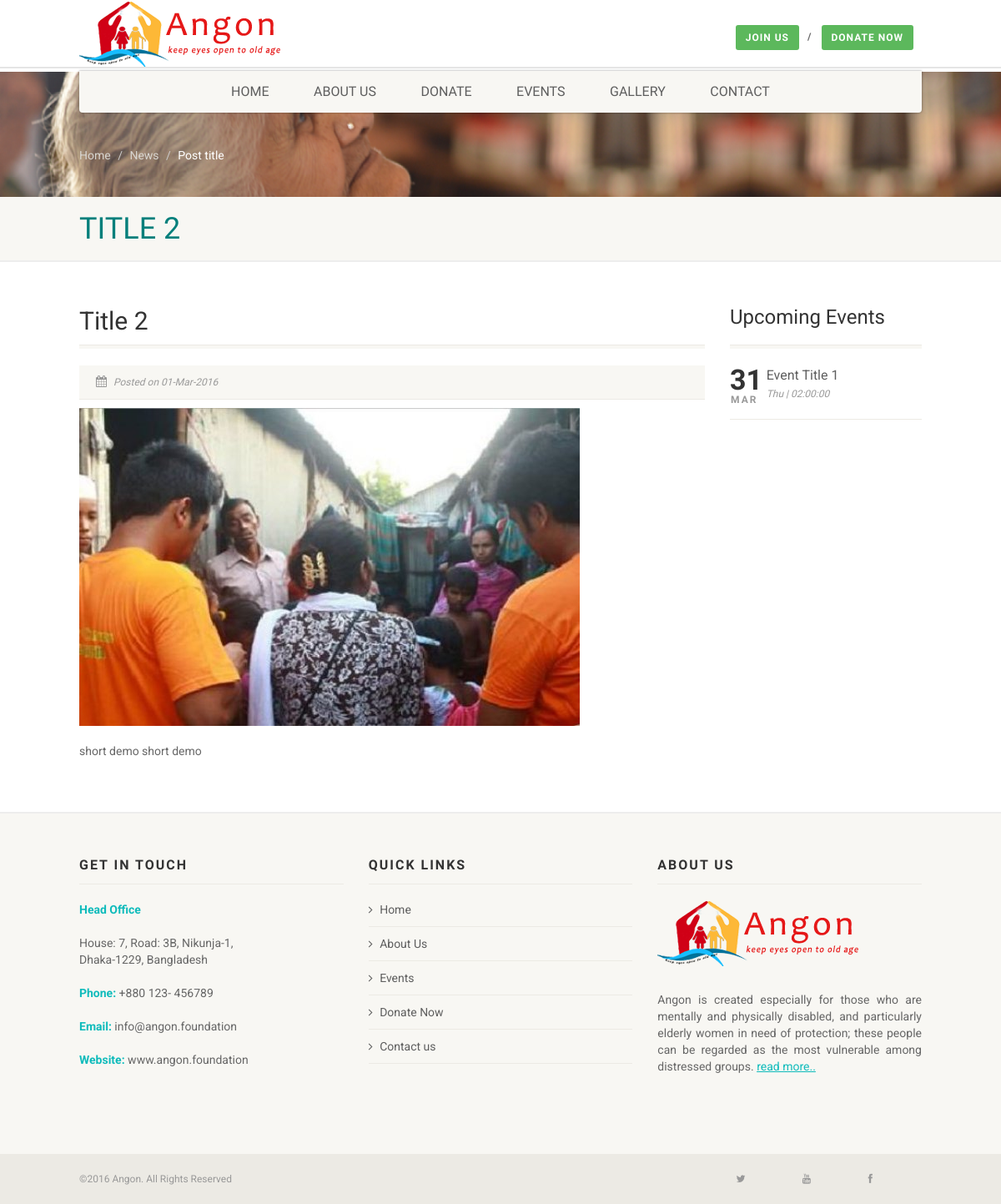
/latest_news_details.php?id=2, run on the app's committed database.
### tables this page shows
CREATE TABLE IF NOT EXISTS `news` (
  `news_id` int(11) NOT NULL,
  `news_title` varchar(255) NOT NULL,
  `news_short_details` varchar(255) NOT NULL,
  `news_details` text NOT NULL,
  `news_image` varchar(255) NOT NULL,
  `news_date` date NOT NULL,
  `news_status` enum('Active','Inactive','Archive') NOT NULL,
  `news_created_by` int(11) NOT NULL,
  `news_created_on` datetime NOT NULL,
  `news_updated_by` int(11) NOT NULL,
  `news_updated_on` timestamp NOT NULL DEFAULT CURRENT_TIMESTAMP ON UPDATE CURRENT_TIMESTAMP
);

CREATE TABLE IF NOT EXISTS `angon_event` (
  `angon_event_id` int(11) NOT NULL,
  `angon_event_title` varchar(255) NOT NULL,
  `angon_event_image` varchar(255) NOT NULL,
  `angon_event_short_details` text NOT NULL,
  `angon_event_details` text NOT NULL,
  `angon_event_date` date NOT NULL,
  `angon_event_time` time NOT NULL,
  `angon_event_venue` text NOT NULL,
  `angon_event_is_upcoming` enum('Yes','No') NOT NULL,
  `angon_event_status` enum('Active','Inactive') NOT NULL,
  `angon_event_created_by` int(11) NOT NULL,
  `angon_event_created_on` datetime NOT NULL,
  `angon_event_updated_by` int(11) NOT NULL,
  `angon_event_updated_on` timestamp NOT NULL DEFAULT CURRENT_TIMESTAMP ON UPDATE CURRENT_TIMESTAMP
);

### config/config.php (called while the page is built, shortened)
<?php
$config = array();
$config['BASE_DIR'] = dirname(dirname(__FILE__));
include ($config['BASE_DIR'] . '/config/local_config.php');
?>

### config/local_config.php (called while the page is built, shortened)
<?php
$host = $_SERVER['HTTP_HOST'];
$domain = str_replace('www.', '', str_replace('http://', '', $host));
if ($domain == 'angon.com') {
    $config['SITE_NAME'] = 'angon';
    $config['BASE_URL'] = 'http://angon.com';
    $config['ROOT_DIR'] = '/home/angon/public_html/';
    $config['ADMIN_SITE_NAME'] = 'KKRDF | ADMIN PANEL';
    $config['DB_TYPE'] = 'mysql';
    $config['DB_HOST'] = 'localhost';
    $config['DB_NAME'] = 'db_name';
    $config['DB_USER'] = 'db_user';
    $config['DB_PASSWORD'] = 'db_pass';
} else {
    $config['SITE_NAME'] = 'angon';
    $config['ADMIN_SITE_NAME'] = 'ANGON | ADMIN PANEL';
    $config['BASE_URL'] = 'http://localhost/angon/';
    $config['ROOT_DIR'] = '/angon/';
    $config['DB_TYPE'] = 'mysql';
    $config['DB_HOST'] = 'localhost';
    $config['DB_NAME'] = 'angon_db';
    $config['DB_USER'] = 'root';
    $config['DB_PASSWORD'] = '';
}
$config['MASTER_ADMIN_EMAIL'] = "khairul@eyhost.biz";
$config['PASSWORD_KEY'] = "#kkrdf#";
$config['ADMIN_PASSWORD_LENGTH_MAX'] = 15;
$config['ADMIN_PASSWORD_LENGTH_MIN'] = 5;
$config['ADMIN_COOKIE_EXPIRE_DURATION'] = (60 * 60 * 24 * 30);
$config['IMAGE_UPLOAD_PATH'] = $config['BASE_DIR'] . '/upload';
$config['IMAGE_UPLOAD_URL'] = $config['BASE_URL'] . 'upload';

### latest_news_details.php (the view, shortened to what this page needs)
<?php
include './config/config.php';
$news_id = '';
$news_title = '';
$news_details = '';
$news_image = '';
$news_date = '';
if (isset($_GET['id'])) {
    $news_id = $_GET['id'];
}
$sql = "SELECT * FROM news WHERE news_id=$news_id";
$result = mysqli_query($con, $sql);
if ($result) {
    $obj = mysqli_fetch_object($result);
    $news_title = $obj->news_title;
    $news_details = $obj->news_details;
    $news_date = $obj->news_date;
    $news_image = $obj->news_image;
}
$arrayME = array();
$sqlME = "SELECT * FROM angon_event WHERE angon_event_status='Active' LIMIT 5";
$resultME = mysqli_query($con, $sqlME);
if ($resultME) {
    while ($objME = mysqli_fetch_object($resultME)) {
        $arrayME[] = $objME;
    }
} else {
}
?>
<!DOCTYPE HTML>
<html class="no-js">
    <head>
        <?php include './header_script.php'; ?>
    </head>
    <body>
        <div class="body">
            <header class="site-header">
                <div class="topbar">
                    <div class="container">
                        <div class="row">
                            <?php include './header.php'; ?>
                        </div>
                    </div>
                </div>
                <div class="main-menu-wrapper">
                    <div class="container">
                        <div class="row">
                            <?php include './menu.php'; ?>
                        </div>
                    </div>
                </div>
            </header>
            <div class="nav-backed-header parallax" style="background-image:url(images/timthumb.png);">
                <div class="container">
                    <div class="row">
                        <div class="col-md-12">
                            <ol class="breadcrumb">
                                <li><a href="index.php">Home</a></li>
                                <li><a href="#">News</a></li>
                                <li class="active">Post title</li>
                            </ol>
                        </div>
                    </div>
                </div>
            </div>
            <div class="page-header">
                <div class="container">
                    <div class="row">
                        <div class="col-md-12 col-sm-12">
                            <h1><?php echo $news_title; ?></h1>
                        </div>
                    </div>
                </div>
            </div>
            <div class="main" role="main">
                <div id="content" class="content full">
                    <div class="container">
                        <div class="row">
                            <div class="col-md-9">
                                <header class="single-post-header clearfix">
                                    <h2 class="post-title"><?php echo $news_title; ?></h2>
                                </header>
                                <article class="post-content">
                                    <span class="post-meta meta-data"><span>
                                            <i class="fa fa-calendar"></i> Posted on <?php echo date('d-M-Y', strtotime($news_date)); ?></span>
                                    </span>
                                    <div class="featured-image"> <img src="<?php echo $config['IMAGE_UPLOAD_URL'] . '/news_image/' . $news_image; ?>" alt="<?php echo $news_title; ?>"> </div>
                                    <p><?php echo html_entity_decode($news_details); ?></p>
                                </article>
                            </div>
                            <div class="col-md-3 sidebar">
                                <?php if (count($arrayME) > 0): ?>
                                    <div class="widget sidebar-widget">
                                        <div class="sidebar-widget-title">
                                            <h3>Upcoming Events</h3>
                                        </div>
                                        <ul>
                                            <?php foreach ($arrayME AS $ME): ?>
                                                <li class="item event-item clearfix">
                                                    <div class="event-date"> <span class="date"><?php echo date('d', strtotime($ME->angon_event_date)); ?></span> <span class="month"><?php echo date('M', strtotime($ME->angon_event_date)); ?></span> </div>
                                                    <div class="event-detail">
                                                        <h4><a href="event-details.php?id=<?php echo $ME->angon_event_id; ?>"><?php echo $ME->angon_event_title; ?></a></h4>
                                                        <span class="event-dayntime meta-data"><?php echo date('D', strtotime($ME->angon_event_date)); ?> | <?php echo $ME->angon_event_time; ?></span>
                                                    </div>
                                                </li>
                                            <?php endforeach; ?>
                                        </ul>
                                    </div>
                                <?php endif; ?>
                            </div>
                        </div>
                    </div>
                </div>
            </div>
            <?php include './footer.php'; ?>
        </div>
    </body>
</html>

### colors/color1.css (style rules this page uses)
.text-primary, .btn-primary .badge, .btn-link,a.list-group-item.active > .badge,.nav-pills > .active > a > .badge, p.drop-caps:first-child:first-letter, .accent-color, .events-listing .event-detail h4 a, .featured-sermon h4 a, .page-header h1, .post-more, ul.nav-list-primary > li a:hover, .widget_recent_comments a { color:#007F7B; }
p.drop-caps.secondary:first-child:first-letter, .accent-bg, .fa.accent-color, .btn-primary, .btn-primary.disabled, .btn-primary[disabled], fieldset[disabled] .btn-primary, .btn-primary.disabled:hover, .btn-primary[disabled]:hover, fieldset[disabled] .btn-primary:hover, .btn-primary.disabled:focus, .btn-primary[disabled]:focus, fieldset[disabled] .btn-primary:focus, .btn-primary.disabled:active, .btn-primary[disabled]:active, fieldset[disabled] .btn-primary:active, .btn-primary.disabled.active, .btn-primary[disabled].active, fieldset[disabled] .btn-primary.active, .dropdown-menu > .active > a, .dropdown-menu > .active > a:hover, .dropdown-menu > .active > a:focus, .nav-pills > li.active > a, .nav-pills > li.active > a:hover, .nav-pills > li.active > a:focus, .pagination > .active > a, .pagination > .active > span, .pagination > .active > a:hover, .pagination > .active > span:hover, .pagination > .active > a:focus, .pagination > .active > span:focus, .label-primary, .progress-bar, a.list-group-item.active, a.list-group-item.active:hover, a.list-group-item.active:focus, .panel-primary > .panel-heading, .carousel-indicators .active, .owl-theme .owl-controls .owl-page.active span, .owl-theme .owl-controls.clickable .owl-page:hover span, hr.sm, .flex-control-nav a:hover, .flex-control-nav a.flex-active, .title-note, .timer-col #days, .featured-block strong, .featured-gallery, .nav-backed-header, .next-prev-nav a, .event-description .panel-heading, .media-box .media-box-wrapper, .staff-item .social-icons a, .accordion-heading .accordion-toggle.active, .accordion-heading:hover .accordion-toggle, .accordion-heading:hover .accordion-toggle.inactive, .nav-tabs li a:hover, .nav-tabs li a:active, .nav-tabs li.active a, .fc-event { background-color: #007F7B; }

### data on the page
news: news_title "TITLE 2", news_title "Title 2", news_date "01-Mar-2016", news_image (picture), news_details "short demo short demo"
angon_event: angon_event_date "31", angon_event_date "MAR", angon_event_title "Event Title 1", angon_event_date "Thu", angon_event_time "02:00:00"
